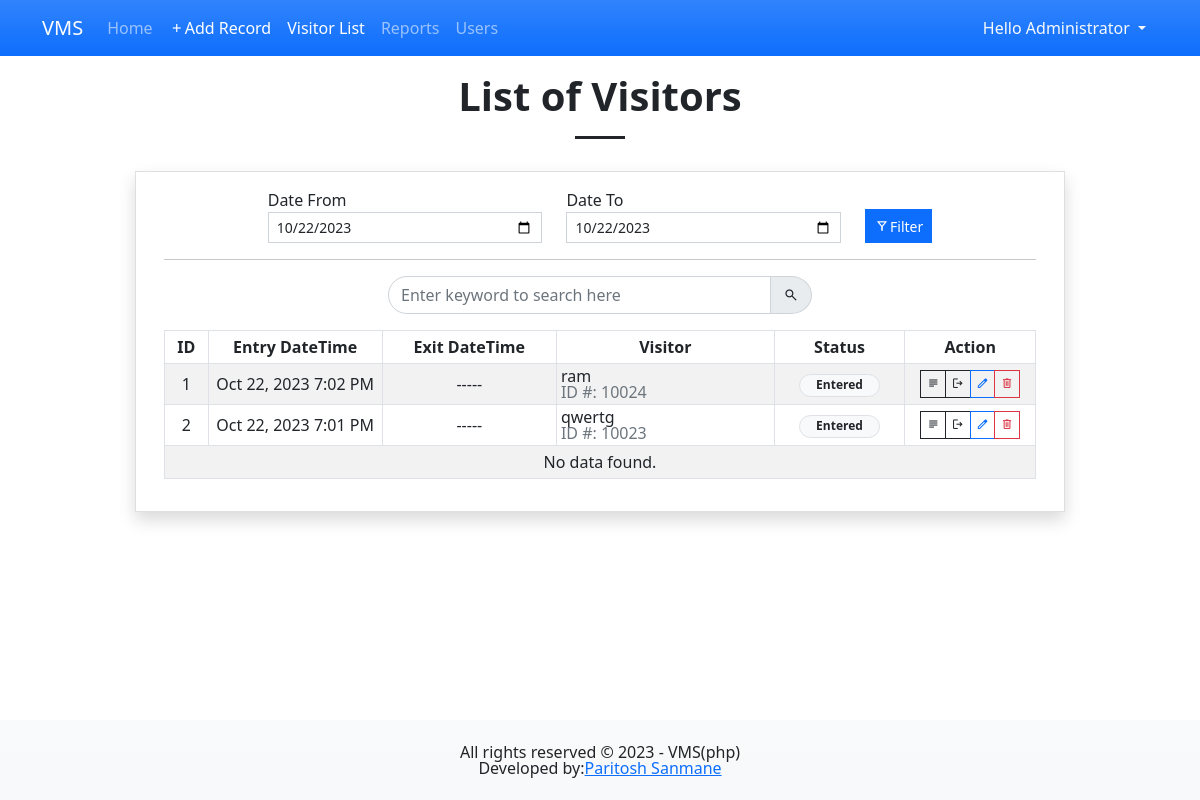
The app's page /?page=visitors (signed in) with its own data.
### tables this page shows
CREATE TABLE `visitor_list` (
            `visitor_id` INTEGER NOT NULL PRIMARY KEY AUTOINCREMENT,
            `user_id` INTEGER NOT NULL,
            `id_number` TEXT NOT NULL,
            `fullname` TEXT NOT NULL,
            `contact` TEXT NOT NULL,
            `email` TEXT NULL,
            `reason` TEXT NULL,
            `remarks` TEXT NULL,
            `status` TINYINT(2) NOT NULL Default 0,
            `date_created` TIMESTAMP DEFAULT CURRENT_TIMESTAMP,
            `date_out` TIMESTAMP NULL DEFAULT NULL,
            FOREIGN KEY(`user_id`) REFERENCES `user_list`(`user_id`)
        );

### visitors.php (the view, shortened to what this page needs)
<?php
$from = isset($_GET['from']) ? date("Y-m-d h:i:s", strtotime($_GET['from']. " 00:00:00")) : date("Y-m-d h:i:s", strtotime(date("Y-m-d"). " 00:00:00"));
$to = isset($_GET['to']) ? date("Y-m-d h:i:s", strtotime($_GET['to']. " 23:59:59")) : date("Y-m-d h:i:s", strtotime(date("Y-m-d"). " 23:59:59"));
?>
<h1 class="text-center fw-bolder">List of Visitors</h1>
<hr class="mx-auto opacity-100" style="width:50px;height:3px">
<div class="col-lg-10 col-md-11 col-sm-12 mx-auto py-3">
    <div class="card rounded-0 shadow">
        <div class="card-body rounded-0">
            <div class="container-fluid">
                <div class="mb-3">
                    <div class="row align-items-end justify-content-center">
                        <div class="col-lg-4 col-md-5 col-sm-12 col-12">
                            <label for="date_from">Date From</label>
                            <input type="date" value="<?= date("Y-m-d", strtotime($from)) ?>" class="form-control form-control-sm rounded-0" id="date_from" name="date_from" required="required">
                        </div>
                        <div class="col-lg-4 col-md-5 col-sm-12 col-12">
                            <label for="date_to">Date To</label>
                            <input type="date" value="<?= date("Y-m-d", strtotime($to)) ?>" class="form-control form-control-sm rounded-0" id="date_to" name="date_to" required="required">
                        </div>
                        <div class="col-lg-auto">
                            <button class="btn btn-primary btn-sm rounded-0 d-flex align-items-center" id="filter"><span class="material-symbols-outlined">filter_alt</span> Filter</button>
                        </div>
                    </div>
                </div>
                <hr>
                <div class="row mb-3">
                    <div class="mx-auto col-lg-6 col-md-8 col-sm-10 col-12">
                        <div class="input-group" id="input-search-field">
                            <input type="search" class="form-control" id="search" placeholder="Enter keyword to search here">
                            <span class="input-group-text"><span class="material-symbols-outlined">search</span></span>
                        </div>
                    </div>
                </div>
                <div class="table-responsive">
                    <table class="table table-sm table-bordered table-hover table-striped" id="visitorTBL">
                        <colgroup>
                            <col width="5%">
                            <col width="20%">
                            <col width="20%">
                            <col width="25%">
                            <col width="15%">
                            <col width="15%">
                        </colgroup>
                        <thead>
                            <tr>
                                <th class="text-center">ID</th>
                                <th class="text-center">Entry DateTime</th>
                                <th class="text-center">Exit DateTime</th>
                                <th class="text-center">Visitor</th>
                                <th class="text-center">Status</th>
                                <th class="text-center">Action</th>
                            </tr>
                        </thead>
                        <tbody>
                            <?php
                            $from = new DateTime($from, new DateTimeZone('Asia/Manila'));
                            $from->setTimezone(new DateTimeZone('UTC'));
                            $from = $from->format("Y-m-d");
                            $to = new DateTime($to, new DateTimeZone('Asia/Manila'));
                            $to->setTimezone(new DateTimeZone('UTC'));
                            $to = $to->format("Y-m-d");
                            $i = 1;
                            $visitors_sql = "SELECT * FROM `visitor_list` where date(`date_created`) BETWEEN '{$from}' and '{$to}' ORDER BY strftime('%s', `date_created`) desc";
                            $visitors_qry = $conn->query($visitors_sql);
                            while($row = $visitors_qry->fetchArray()):
                                $date_created = new DateTime($row['date_created'], new DateTimeZone('UTC'));$date_created->setTimezone(new DateTimeZone('Asia/Manila'));
                            ?>
                            <tr>
                                <td class="text-center"><?= $i++; ?></td>
                                <td class="text-center"><?= $date_created->format('M d, Y g:i A') ?></td>
                                <td class="text-center"><?= $date_out ?? "-----" ?></td>
                                <td class="">
                                    <div class="lh-1">
                                        <div><?= $row['fullname'] ?></div>
                                        <div class="text-secondary">ID #: <?= $row['id_number'] ?></div>
                                    </div>
                                </td>
                                <td class="text-center">
                                    <?php
                                        switch($row['date_out']){
                                            case NULL:
                                                echo "<span class='badge bg-light border rounded-pill px-3 text-dark'>Entered</span>";
                                                break;
                                        }
                                    ?>
                                </td>
                                <td class="text-center">
                                    <div class="btn-group btn-group-sm">
                                        <a class="btn btn-sm btn-outline-dark rounded-0 view_data" href="./?page=view_visitor&id=<?= $row['visitor_id'] ?>" data-id='<?= $row['visitor_id'] ?>' title="View visitor"><span class="material-symbols-outlined">subject</span></a>
                                        <?php if(is_null($row['date_out'])): ?>
                                        <a class="btn btn-sm btn-outline-dark rounded-0 exit_data" href="./?page=view_visitor&id=<?= $row['visitor_id'] ?>" data-id='<?= $row['visitor_id'] ?>' title="Mark as Exited"><span class="material-symbols-outlined">logout</span></a>
                                        <?php endif; ?>
                                        <a class="btn btn-sm btn-outline-primary rounded-0 edit_data" href="./?page=manage_visitor&id=<?= $row['visitor_id'] ?>" data-id='<?= $row['visitor_id'] ?>' title="Edit visitor"><span class="material-symbols-outlined">edit</span></a>
                                        <button class="btn btn-sm btn-outline-danger rounded-0 delete_data" type="button" data-id='<?= $row['visitor_id'] ?>' title="Delete visitor"><span class="material-symbols-outlined">delete</span></button>
                                    </div>
                                </td>
                            </tr>
                            <?php endwhile; ?>
                            <?php if(!$visitors_qry->fetchArray()): ?>
                                <tr>
                                    <td colspan="6" class="text-center">No data found.</td>
                                </tr>
                            <?php endif; ?>
                        </tbody>
                    </table>
                </div>
            </div>
        </div>
    </div>
</div>

### css/custom.css (style rules this page uses)
html, body { margin: unset; height: 100%; width: 100%; overflow-x: hidden; }
body { padding-bottom:5em; }
.material-symbols-outlined { font-size: var(--bs-body-font-size) !important; line-height: var(--bs-body-line-height) !important; }
table th, table td { vertical-align: middle !important; }

### visitors.php (style rules this page uses)
#visitorTBL .btn-group .btn-sm { line-height: .9rem !important; padding: 5px; }
#visitorTBL .btn-group .material-symbols-outlined { line-height: .9rem !important; font-size: .85rem !important; }
#input-search-field input { border-top-left-radius:3em; border-bottom-left-radius:3em; }
#input-search-field span.input-group-text { border-top-right-radius:50%; border-bottom-right-radius:50%; }

### records on screen
visitor_list: date_created "Oct 22, 2023 7:02 PM", fullname "ram", id_number "10024", shows "Entered"
visitor_list: date_created "Oct 22, 2023 7:01 PM", fullname "qwertg", id_number "10023", shows "Entered"

### other values on screen
$_SESSION['fullname'] "Administrator"
